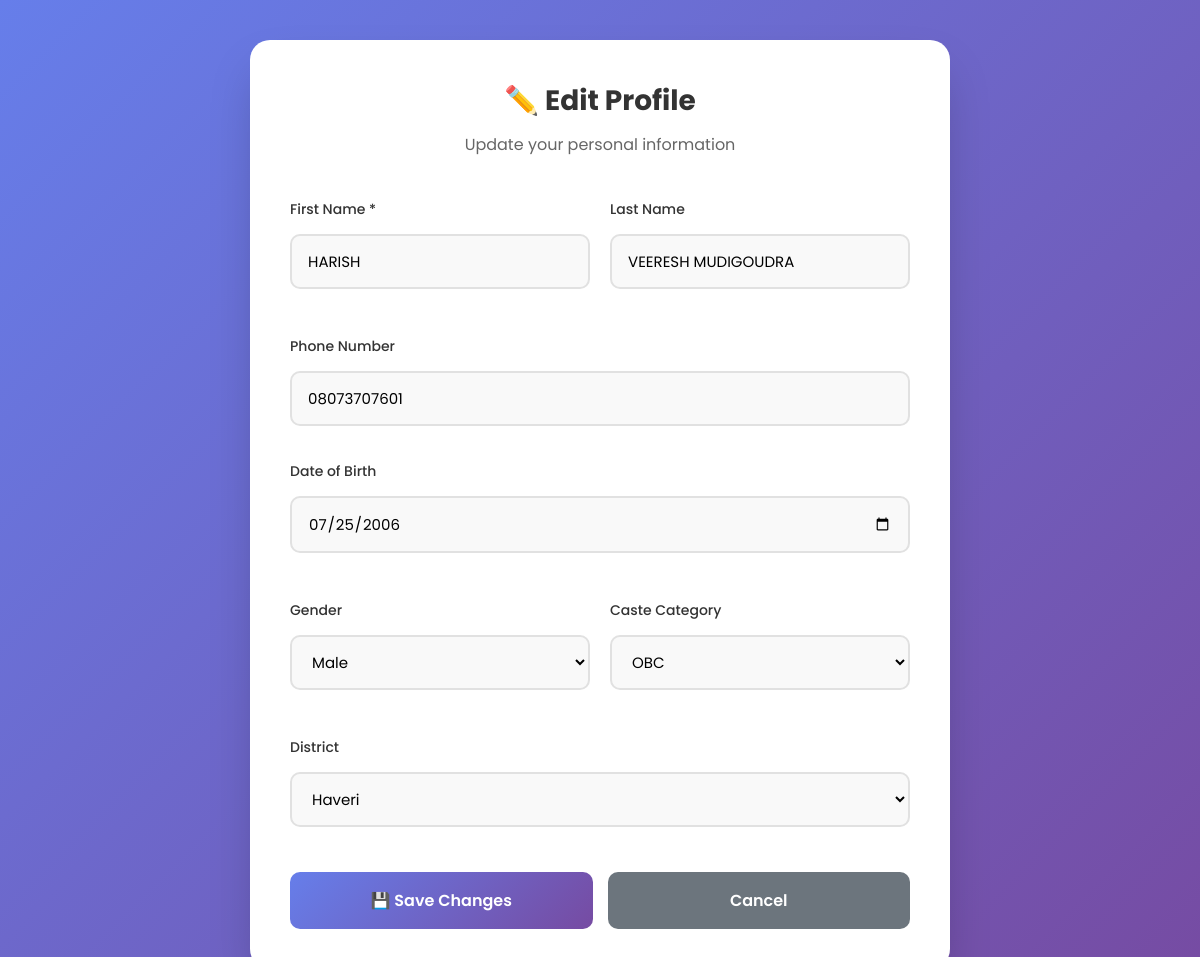
The app's page /profile/edit (signed in) with its own data.
### models.py (models this page shows)
class User(Base):
    __tablename__ = "users"
    id = Column(Integer, primary_key=True)
    first_name = Column(String(100), nullable=False)
    last_name = Column(String(100))
    email = Column(String(255), unique=True, nullable=False)
    phone = Column(String(20))
    password_hash = Column(String(255), nullable=False)
    date_of_birth = Column(DateTime)
    gender = Column(String(20))
    caste = Column(String(50))
    district = Column(String(100))
    income = Column(Float, default=0)
    course = Column(String(50))  # School, PUC, Degree
    digilocker_linked = Column(Boolean, default=False)
    digilocker_id = Column(String(100))
    created_at = Column(DateTime, default=datetime.utcnow)
    updated_at = Column(DateTime, default=datetime.utcnow, onupdate=datetime.utcnow)
    applications = relationship("Application", back_populates="user")

### app.py (the view, shortened to what this page needs)
@app.route("/profile/edit", methods=["GET", "POST"])
def edit_profile():
    if 'user_id' not in session:
        return redirect(url_for('signup'))
    db_session = Session()
    try:
        user = db_session.query(User).filter_by(id=session['user_id']).first()
        if not user:
            return redirect(url_for('signup'))
        return render_template("edit_profile.html", user=user)
    finally:
        db_session.close()

### templates/edit_profile.html (shortened to what this page needs)
<!DOCTYPE html>
<html lang="en">
<head>
    <link rel="stylesheet" href="{{ url_for('static', filename='style.css') }}">
</head>
<body>
    <div class="edit-container">
        <div class="edit-header">
            <h1>✏️ Edit Profile</h1>
            <p>Update your personal information</p>
        </div>
        <form method="POST" action="/profile/edit">
            <div class="form-row">
                <div class="form-group">
                    <label for="first_name">First Name *</label>
                    <input type="text" id="first_name" name="first_name" value="{{ user.first_name }}" required>
                </div>
                <div class="form-group">
                    <label for="last_name">Last Name</label>
                    <input type="text" id="last_name" name="last_name" value="{{ user.last_name or '' }}">
                </div>
            </div>
            <div class="form-group">
                <label for="phone">Phone Number</label>
                <input type="tel" id="phone" name="phone" value="{{ user.phone or '' }}" placeholder="Enter phone number">
            </div>
            <div class="form-group">
                <label for="dob">Date of Birth</label>
                <input type="date" id="dob" name="dob" value="{{ user.date_of_birth.strftime('%Y-%m-%d') if user.date_of_birth else '' }}">
            </div>
            <div class="form-row">
                <div class="form-group">
                    <label for="gender">Gender</label>
                    <select id="gender" name="gender">
                        <option value="Male" {% if user.gender == 'Male' %}selected{% endif %}>Male</option>
                    </select>
                </div>
                <div class="form-group">
                    <label for="caste">Caste Category</label>
                    <select id="caste" name="caste">
                        <option value="OBC" {% if user.caste == 'OBC' %}selected{% endif %}>OBC</option>
                    </select>
                </div>
            </div>
            <div class="form-group">
                <label for="district">District</label>
                <select id="district" name="district">
                    <option value="Haveri" {% if user.district == 'Haveri' %}selected{% endif %}>Haveri</option>
                </select>
            </div>
            <div class="btn-group">
                <button type="submit" class="btn btn-primary">💾 Save Changes</button>
                <a href="/profile" class="btn btn-secondary">Cancel</a>
            </div>
        </form>
    </div>
</body>
</html>

### static/style.css (style rules this page uses)
body { margin: 0; padding: 0; font-family: 'Segoe UI', sans-serif; background: #f4f7fb; color: #1f2937; }
label { font-weight: 600; display: block; margin-top: 12px; }
input, select { width: 100%; padding: 10px; margin-top: 6px; margin-bottom: 15px; border-radius: 6px; border: 1px solid #d1d5db; background: #f9fafb; transition: 0.2s; }
button { width: 100%; padding: 12px; background: #2563eb; color: white; border: none; border-radius: 8px; font-size: 15px; cursor: pointer; font-weight: 600; transition: 0.2s; }

### templates/edit_profile.html (style rules this page uses)
* { margin: 0; padding: 0; box-sizing: border-box; font-family: 'Poppins', sans-serif; }
body { background: linear-gradient(135deg, #667eea 0%, #764ba2 100%); min-height: 100vh; padding: 20px; display: flex; justify-content: center; align-items: flex-start; }
.edit-container { background: white; border-radius: 20px; padding: 40px; width: 100%; max-width: 700px; box-shadow: 0 25px 50px -12px rgba(0, 0, 0, 0.25); margin-top: 20px; }
.edit-header { text-align: center; margin-bottom: 30px; }
.edit-header h1 { color: #333; font-size: 28px; margin-bottom: 10px; }
.edit-header p { color: #666; }
.form-group { margin-bottom: 20px; }
.form-group label { display: block; margin-bottom: 8px; color: #333; font-weight: 500; font-size: 14px; }
.form-group input, .form-group select { width: 100%; padding: 14px 16px; border: 2px solid #e1e1e1; border-radius: 10px; font-size: 15px; transition: all 0.3s ease; background: #f9f9f9; }
.form-row { display: grid; grid-template-columns: 1fr 1fr; gap: 20px; }
.btn-group { display: flex; gap: 15px; margin-top: 30px; }
.btn { flex: 1; padding: 16px; border-radius: 10px; border: none; cursor: pointer; font-size: 16px; font-weight: 600; transition: all 0.3s ease; text-decoration: none; text-align: center; }
.btn-primary { background: linear-gradient(135deg, #667eea 0%, #764ba2 100%); color: white; }
.btn-secondary { background: #6c757d; color: white; }

### records on screen
User: first_name "HARISH", last_name "VEERESH MUDIGOUDRA", phone "08073707601", dob "07/25/2006", gender "Male", caste "OBC", district "Haveri"
